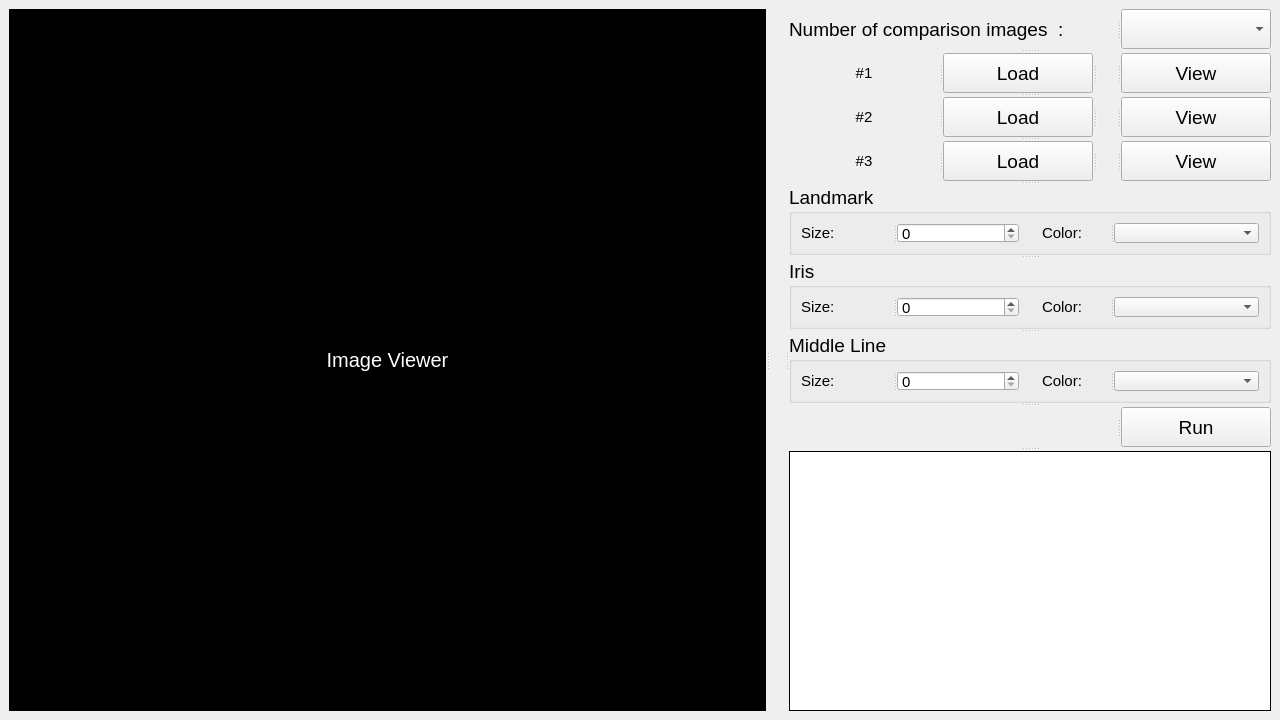
<?xml version="1.0" encoding="UTF-8"?>
<ui version="4.0">
 <class>MainWindow</class>
 <widget class="QMainWindow" name="MainWindow">
  <property name="geometry">
   <rect>
    <x>0</x>
    <y>0</y>
    <width>1280</width>
    <height>720</height>
   </rect>
  </property>
  <property name="windowTitle">
   <string>Static Analysis</string>
  </property>
  <property name="styleSheet">
   <string notr="true"/>
  </property>
  <widget class="QWidget" name="centralwidget">
   <layout class="QGridLayout" name="gridLayout_4">
    <item row="0" column="0">
     <widget class="QSplitter" name="splitter_13">
      <property name="orientation">
       <enum>Qt::Horizontal</enum>
      </property>
      <widget class="QLabel" name="img_print">
       <property name="minimumSize">
        <size>
         <width>500</width>
         <height>500</height>
        </size>
       </property>
       <property name="font">
        <font>
         <family>Arial</family>
         <pointsize>15</pointsize>
         <weight>50</weight>
         <bold>false</bold>
        </font>
       </property>
       <property name="contextMenuPolicy">
        <enum>Qt::ActionsContextMenu</enum>
       </property>
       <property name="styleSheet">
        <string notr="true">background-color: rgb(0, 0, 0);color: rgb(255, 255, 255);</string>
       </property>
       <property name="text">
        <string>Image Viewer</string>
       </property>
       <property name="alignment">
        <set>Qt::AlignCenter</set>
       </property>
      </widget>
      <widget class="QLabel" name="label_8">
       <property name="minimumSize">
        <size>
         <width>10</width>
         <height>100</height>
        </size>
       </property>
       <property name="maximumSize">
        <size>
         <width>100</width>
         <height>16777215</height>
        </size>
       </property>
       <property name="text">
        <string/>
       </property>
       <property name="alignment">
        <set>Qt::AlignCenter</set>
       </property>
      </widget>
      <widget class="QSplitter" name="splitter_6">
       <property name="orientation">
        <enum>Qt::Vertical</enum>
       </property>
       <widget class="QSplitter" name="splitter">
        <property name="orientation">
         <enum>Qt::Horizontal</enum>
        </property>
        <widget class="QLabel" name="label_1">
         <property name="font">
          <font>
           <family>Arial</family>
           <pointsize>14</pointsize>
           <kerning>false</kerning>
          </font>
         </property>
         <property name="text">
          <string>Number of comparison images  :</string>
         </property>
         <property name="alignment">
          <set>Qt::AlignLeading|Qt::AlignLeft|Qt::AlignVCenter</set>
         </property>
        </widget>
        <widget class="QComboBox" name="comboBox">
         <property name="maximumSize">
          <size>
           <width>150</width>
           <height>40</height>
          </size>
         </property>
         <property name="font">
          <font>
           <family>Arial</family>
           <pointsize>14</pointsize>
          </font>
         </property>
         <property name="styleSheet">
          <string notr="true"/>
         </property>
         <property name="currentText">
          <string/>
         </property>
         <property name="placeholderText">
          <string>비교할 이미지 수 선택하기 (1~3)</string>
         </property>
        </widget>
       </widget>
       <widget class="QSplitter" name="splitter_2">
        <property name="orientation">
         <enum>Qt::Horizontal</enum>
        </property>
        <widget class="QLabel" name="label_2">
         <property name="maximumSize">
          <size>
           <width>150</width>
           <height>16777215</height>
          </size>
         </property>
         <property name="font">
          <font>
           <family>Arial</family>
           <pointsize>11</pointsize>
          </font>
         </property>
         <property name="text">
          <string>#1</string>
         </property>
         <property name="alignment">
          <set>Qt::AlignCenter</set>
         </property>
        </widget>
        <widget class="QPushButton" name="img_load_btn_1">
         <property name="maximumSize">
          <size>
           <width>150</width>
           <height>40</height>
          </size>
         </property>
         <property name="font">
          <font>
           <family>Arial</family>
           <pointsize>14</pointsize>
           <weight>50</weight>
           <bold>false</bold>
          </font>
         </property>
         <property name="focusPolicy">
          <enum>Qt::StrongFocus</enum>
         </property>
         <property name="styleSheet">
          <string notr="true"/>
         </property>
         <property name="text">
          <string>Load</string>
         </property>
        </widget>
        <widget class="QLabel" name="null_5">
         <property name="maximumSize">
          <size>
           <width>20</width>
           <height>16777215</height>
          </size>
         </property>
         <property name="frameShape">
          <enum>QFrame::NoFrame</enum>
         </property>
         <property name="text">
          <string/>
         </property>
         <property name="alignment">
          <set>Qt::AlignCenter</set>
         </property>
        </widget>
        <widget class="QPushButton" name="img_view_btn_1">
         <property name="maximumSize">
          <size>
           <width>150</width>
           <height>40</height>
          </size>
         </property>
         <property name="font">
          <font>
           <family>Arial</family>
           <pointsize>14</pointsize>
           <weight>50</weight>
           <bold>false</bold>
          </font>
         </property>
         <property name="styleSheet">
          <string notr="true"/>
         </property>
         <property name="text">
          <string>View</string>
         </property>
        </widget>
       </widget>
       <widget class="QSplitter" name="splitter_3">
        <property name="orientation">
         <enum>Qt::Horizontal</enum>
        </property>
        <widget class="QLabel" name="label_3">
         <property name="maximumSize">
          <size>
           <width>150</width>
           <height>16777215</height>
          </size>
         </property>
         <property name="font">
          <font>
           <family>Arial</family>
           <pointsize>11</pointsize>
          </font>
         </property>
         <property name="text">
          <string>#2</string>
         </property>
         <property name="alignment">
          <set>Qt::AlignCenter</set>
         </property>
        </widget>
        <widget class="QPushButton" name="img_load_btn_2">
         <property name="maximumSize">
          <size>
           <width>150</width>
           <height>40</height>
          </size>
         </property>
         <property name="font">
          <font>
           <family>Arial</family>
           <pointsize>14</pointsize>
           <weight>50</weight>
           <bold>false</bold>
          </font>
         </property>
         <property name="styleSheet">
          <string notr="true"/>
         </property>
         <property name="text">
          <string>Load</string>
         </property>
        </widget>
        <widget class="QLabel" name="null_6">
         <property name="maximumSize">
          <size>
           <width>20</width>
           <height>16777215</height>
          </size>
         </property>
         <property name="frameShape">
          <enum>QFrame::NoFrame</enum>
         </property>
         <property name="text">
          <string/>
         </property>
         <property name="alignment">
          <set>Qt::AlignCenter</set>
         </property>
        </widget>
        <widget class="QPushButton" name="img_view_btn_2">
         <property name="maximumSize">
          <size>
           <width>150</width>
           <height>40</height>
          </size>
         </property>
         <property name="font">
          <font>
           <family>Arial</family>
           <pointsize>14</pointsize>
           <weight>50</weight>
           <bold>false</bold>
          </font>
         </property>
         <property name="styleSheet">
          <string notr="true"/>
         </property>
         <property name="text">
          <string>View</string>
         </property>
        </widget>
       </widget>
       <widget class="QSplitter" name="splitter_4">
        <property name="orientation">
         <enum>Qt::Horizontal</enum>
        </property>
        <widget class="QLabel" name="label_4">
         <property name="maximumSize">
          <size>
           <width>150</width>
           <height>16777215</height>
          </size>
         </property>
         <property name="font">
          <font>
           <family>Arial</family>
           <pointsize>11</pointsize>
          </font>
         </property>
         <property name="text">
          <string>#3</string>
         </property>
         <property name="alignment">
          <set>Qt::AlignCenter</set>
         </property>
        </widget>
        <widget class="QPushButton" name="img_load_btn_3">
         <property name="maximumSize">
          <size>
           <width>150</width>
           <height>40</height>
          </size>
         </property>
         <property name="font">
          <font>
           <family>Arial</family>
           <pointsize>14</pointsize>
           <weight>50</weight>
           <bold>false</bold>
          </font>
         </property>
         <property name="styleSheet">
          <string notr="true"/>
         </property>
         <property name="text">
          <string>Load</string>
         </property>
        </widget>
        <widget class="QLabel" name="null_7">
         <property name="maximumSize">
          <size>
           <width>20</width>
           <height>16777215</height>
          </size>
         </property>
         <property name="frameShape">
          <enum>QFrame::NoFrame</enum>
         </property>
         <property name="text">
          <string/>
         </property>
         <property name="alignment">
          <set>Qt::AlignCenter</set>
         </property>
        </widget>
        <widget class="QPushButton" name="img_view_btn_3">
         <property name="maximumSize">
          <size>
           <width>150</width>
           <height>40</height>
          </size>
         </property>
         <property name="font">
          <font>
           <family>Arial</family>
           <pointsize>14</pointsize>
           <weight>50</weight>
           <bold>false</bold>
          </font>
         </property>
         <property name="styleSheet">
          <string notr="true"/>
         </property>
         <property name="text">
          <string>View</string>
         </property>
        </widget>
       </widget>
       <widget class="QGroupBox" name="groupBox">
        <property name="maximumSize">
         <size>
          <width>16777215</width>
          <height>70</height>
         </size>
        </property>
        <property name="font">
         <font>
          <family>Arial</family>
          <pointsize>14</pointsize>
         </font>
        </property>
        <property name="title">
         <string>Landmark</string>
        </property>
        <layout class="QGridLayout" name="gridLayout">
         <item row="0" column="2">
          <widget class="QSplitter" name="splitter_8">
           <property name="orientation">
            <enum>Qt::Horizontal</enum>
           </property>
           <widget class="QLabel" name="label_5">
            <property name="font">
             <font>
              <family>Arial</family>
              <pointsize>11</pointsize>
             </font>
            </property>
            <property name="text">
             <string>Color:</string>
            </property>
           </widget>
           <widget class="QComboBox" name="cb_color">
            <property name="minimumSize">
             <size>
              <width>100</width>
              <height>0</height>
             </size>
            </property>
            <property name="maximumSize">
             <size>
              <width>150</width>
              <height>30</height>
             </size>
            </property>
            <property name="font">
             <font>
              <family>Arial</family>
              <pointsize>11</pointsize>
             </font>
            </property>
           </widget>
          </widget>
         </item>
         <item row="0" column="0">
          <widget class="QSplitter" name="splitter_7">
           <property name="orientation">
            <enum>Qt::Horizontal</enum>
           </property>
           <widget class="QLabel" name="label">
            <property name="font">
             <font>
              <family>Arial</family>
              <pointsize>11</pointsize>
             </font>
            </property>
            <property name="text">
             <string>Size:</string>
            </property>
           </widget>
           <widget class="QSpinBox" name="spinBox">
            <property name="minimumSize">
             <size>
              <width>100</width>
              <height>0</height>
             </size>
            </property>
            <property name="maximumSize">
             <size>
              <width>150</width>
              <height>30</height>
             </size>
            </property>
            <property name="font">
             <font>
              <family>Arial</family>
              <pointsize>11</pointsize>
             </font>
            </property>
           </widget>
          </widget>
         </item>
         <item row="0" column="1">
          <widget class="QLabel" name="label_11">
           <property name="minimumSize">
            <size>
             <width>10</width>
             <height>0</height>
            </size>
           </property>
           <property name="text">
            <string/>
           </property>
          </widget>
         </item>
        </layout>
       </widget>
       <widget class="QGroupBox" name="groupBox_3">
        <property name="maximumSize">
         <size>
          <width>16777215</width>
          <height>70</height>
         </size>
        </property>
        <property name="font">
         <font>
          <family>Arial</family>
          <pointsize>14</pointsize>
         </font>
        </property>
        <property name="title">
         <string>Iris</string>
        </property>
        <layout class="QGridLayout" name="gridLayout_3">
         <item row="0" column="2">
          <widget class="QSplitter" name="splitter_11">
           <property name="orientation">
            <enum>Qt::Horizontal</enum>
           </property>
           <widget class="QLabel" name="label_9">
            <property name="font">
             <font>
              <family>Arial</family>
              <pointsize>11</pointsize>
             </font>
            </property>
            <property name="text">
             <string>Color:</string>
            </property>
           </widget>
           <widget class="QComboBox" name="cb_color_i">
            <property name="minimumSize">
             <size>
              <width>100</width>
              <height>0</height>
             </size>
            </property>
            <property name="maximumSize">
             <size>
              <width>150</width>
              <height>40</height>
             </size>
            </property>
            <property name="font">
             <font>
              <family>Arial</family>
              <pointsize>11</pointsize>
             </font>
            </property>
           </widget>
          </widget>
         </item>
         <item row="0" column="0">
          <widget class="QSplitter" name="splitter_12">
           <property name="orientation">
            <enum>Qt::Horizontal</enum>
           </property>
           <widget class="QLabel" name="label_10">
            <property name="font">
             <font>
              <family>Arial</family>
              <pointsize>11</pointsize>
             </font>
            </property>
            <property name="text">
             <string>Size:</string>
            </property>
           </widget>
           <widget class="QSpinBox" name="spinBox_i">
            <property name="minimumSize">
             <size>
              <width>100</width>
              <height>0</height>
             </size>
            </property>
            <property name="maximumSize">
             <size>
              <width>150</width>
              <height>40</height>
             </size>
            </property>
            <property name="font">
             <font>
              <family>Arial</family>
              <pointsize>11</pointsize>
             </font>
            </property>
           </widget>
          </widget>
         </item>
         <item row="0" column="1">
          <widget class="QLabel" name="label_12">
           <property name="minimumSize">
            <size>
             <width>10</width>
             <height>0</height>
            </size>
           </property>
           <property name="text">
            <string/>
           </property>
          </widget>
         </item>
        </layout>
       </widget>
       <widget class="QGroupBox" name="groupBox_2">
        <property name="maximumSize">
         <size>
          <width>16777215</width>
          <height>70</height>
         </size>
        </property>
        <property name="font">
         <font>
          <family>Arial</family>
          <pointsize>14</pointsize>
         </font>
        </property>
        <property name="title">
         <string>Middle Line</string>
        </property>
        <layout class="QGridLayout" name="gridLayout_2">
         <item row="0" column="2">
          <widget class="QSplitter" name="splitter_9">
           <property name="orientation">
            <enum>Qt::Horizontal</enum>
           </property>
           <widget class="QLabel" name="label_6">
            <property name="font">
             <font>
              <family>Arial</family>
              <pointsize>11</pointsize>
             </font>
            </property>
            <property name="text">
             <string>Color:</string>
            </property>
           </widget>
           <widget class="QComboBox" name="cb_color_m">
            <property name="minimumSize">
             <size>
              <width>100</width>
              <height>0</height>
             </size>
            </property>
            <property name="maximumSize">
             <size>
              <width>150</width>
              <height>40</height>
             </size>
            </property>
            <property name="font">
             <font>
              <family>Arial</family>
              <pointsize>11</pointsize>
             </font>
            </property>
           </widget>
          </widget>
         </item>
         <item row="0" column="0">
          <widget class="QSplitter" name="splitter_10">
           <property name="orientation">
            <enum>Qt::Horizontal</enum>
           </property>
           <widget class="QLabel" name="label_7">
            <property name="font">
             <font>
              <family>Arial</family>
              <pointsize>11</pointsize>
             </font>
            </property>
            <property name="text">
             <string>Size:</string>
            </property>
           </widget>
           <widget class="QSpinBox" name="spinBox_m">
            <property name="minimumSize">
             <size>
              <width>100</width>
              <height>0</height>
             </size>
            </property>
            <property name="maximumSize">
             <size>
              <width>150</width>
              <height>40</height>
             </size>
            </property>
            <property name="font">
             <font>
              <family>Arial</family>
              <pointsize>11</pointsize>
             </font>
            </property>
           </widget>
          </widget>
         </item>
         <item row="0" column="1">
          <widget class="QLabel" name="label_13">
           <property name="minimumSize">
            <size>
             <width>10</width>
             <height>0</height>
            </size>
           </property>
           <property name="text">
            <string/>
           </property>
          </widget>
         </item>
        </layout>
       </widget>
       <widget class="QSplitter" name="splitter_5">
        <property name="orientation">
         <enum>Qt::Horizontal</enum>
        </property>
        <widget class="QLabel" name="null_1">
         <property name="frameShape">
          <enum>QFrame::NoFrame</enum>
         </property>
         <property name="text">
          <string/>
         </property>
         <property name="alignment">
          <set>Qt::AlignCenter</set>
         </property>
        </widget>
        <widget class="QPushButton" name="analysis_s_btn">
         <property name="maximumSize">
          <size>
           <width>150</width>
           <height>40</height>
          </size>
         </property>
         <property name="font">
          <font>
           <family>Arial</family>
           <pointsize>14</pointsize>
          </font>
         </property>
         <property name="styleSheet">
          <string notr="true"/>
         </property>
         <property name="text">
          <string>Run</string>
         </property>
        </widget>
       </widget>
       <widget class="QPlainTextEdit" name="log_edit">
        <property name="font">
         <font>
          <family>Arial</family>
          <pointsize>11</pointsize>
         </font>
        </property>
        <property name="styleSheet">
         <string notr="true">border-radius: 0px;border: 1px solid black;</string>
        </property>
        <property name="readOnly">
         <bool>true</bool>
        </property>
       </widget>
      </widget>
     </widget>
    </item>
   </layout>
  </widget>
 </widget>
 <resources/>
 <connections/>
</ui>
